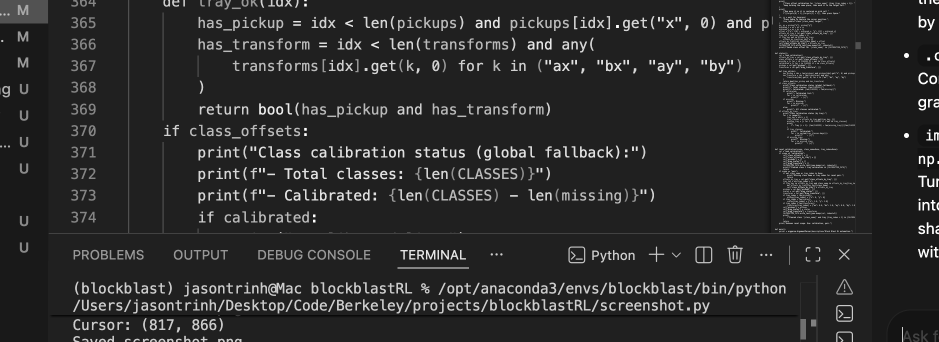

The script that saved this image:
from PIL import Image
import mss
import pytesseract
import pyautogui
from pynput import mouse
import sys
import time

sct = mss.mss()
scale_x = 1.0
scale_y = 1.0

if pyautogui is not None:
    try:
        mon = sct.monitors[1]
        screen_w = mon["width"]
        screen_h = mon["height"]
        mouse_w, mouse_h = pyautogui.size()
        if mouse_w and mouse_h:
            scale_x = screen_w / mouse_w
            scale_y = screen_h / mouse_h
    except Exception:
        pass

pos = {"x": 0, "y": 0}
ls = []

def on_move(x, y):
    pos["x"] = x
    pos["y"] = y

def on_click(x, y, button, pressed):
    if pressed and button == mouse.Button.left:
        ls.append((pos["x"], pos["y"]))

def screenshot():
    x1, y1 = ls.pop()
    x2, y2 = ls.pop()

    left = min(x1, x2)
    top = min(y1, y2)
    right = max(x1, x2)
    bottom = max(y1, y2)
    # Adjust for scaling
    left, top = int(left*scale_x), int(top*scale_y)
    bottom, right = int(bottom*scale_x), int(right*scale_y)

    width = right - left
    height = bottom - top
    shot = sct.grab({"left": left, "top": top, "width": width, "height": height})
    # OCR processing
    img = Image.frombytes("RGB", (shot.width, shot.height), shot.rgb)
    text = pytesseract.image_to_string(img, config='--psm 7')
    text = text.strip()
    print()
    print(f"OCR Result: {text}")
def screenshot_img():
    x1, y1 = ls.pop()
    x2, y2 = ls.pop()

    left = min(x1, x2)
    top = min(y1, y2)
    right = max(x1, x2)
    bottom = max(y1, y2)
    # Adjust for scaling
    left, top = int(left*scale_x), int(top*scale_y)
    bottom, right = int(bottom*scale_x), int(right*scale_y)

    width = right - left
    height = bottom - top
    shot = sct.grab({"left": left, "top": top, "width": width, "height": height})
    # Save image
    img = Image.frombytes("RGB", (shot.width, shot.height), shot.rgb).convert("L")
    img.save("screenshot.png")
    print()
    print(f"Saved screenshot.png")

listener = mouse.Listener(on_move=on_move, on_click=on_click)
listener.start()

while True:
    if len(ls) >= 2:
        # screenshot()
        screenshot_img()
    line = f"Cursor: ({pos['x']:.0f}, {pos['y']:.0f})"
    sys.stdout.write("\r" + line.ljust(40))
    sys.stdout.flush()
    time.sleep(0.05)